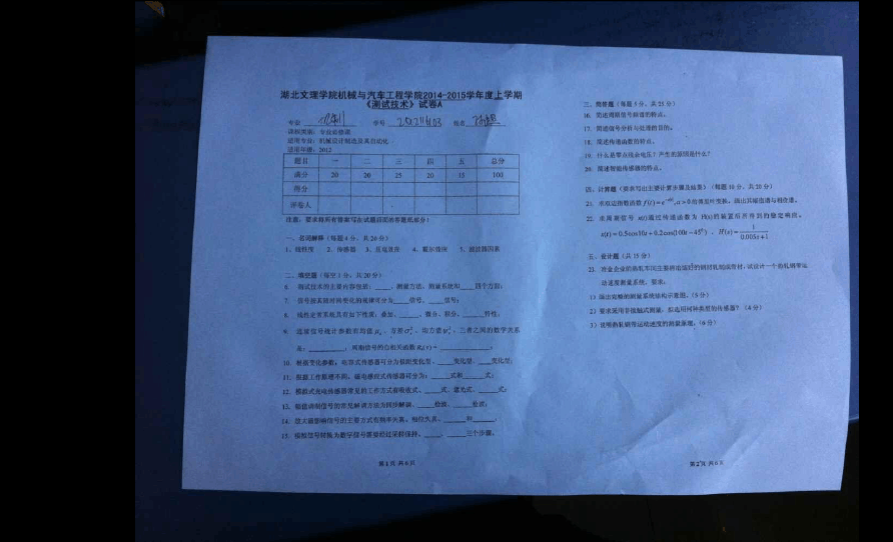
#> input picture opencv/py/test1.jpg, 893 x 542 px
$ python clipper.py
#> lines starting #> are read from the running program, lines starting #| are printed output that depends on the picture; after the words box and inside, x2 and y2 are one past the last pixel; in counts of white or black regions, pixels touching at a corner belong together
#!/usr/bin/env python3
# -*- coding: utf-8 -*-
import cv2
import numpy as np
import time


# 固定尺寸
def resizeImg(image, height=900):
    h, w = image.shape[:2]
    pro = height / h
    size = (int(w * pro), int(height))
    img = cv2.resize(image, size)
    return img


# 边缘检测
def getCanny(image):
    # 高斯模糊
    binary = cv2.GaussianBlur(image, (3, 3), 2, 2)
    # 边缘检测
    binary = cv2.Canny(binary, 60, 240, apertureSize=3)
    # 膨胀操作，尽量使边缘闭合
    kernel = np.ones((3, 3), np.uint8)
    binary = cv2.dilate(binary, kernel, iterations=1)
    return binary


# 求出面积最大的轮廓
def findMaxContour(image):
    # 寻找边缘
    contours, _ = cv2.findContours(image, cv2.RETR_EXTERNAL, cv2.CHAIN_APPROX_NONE)
    # 计算面积
    max_area = 0.0
    max_contour = []
    for contour in contours:
        currentArea = cv2.contourArea(contour)
        if currentArea > max_area:
            max_area = currentArea
            max_contour = contour
    return max_contour, max_area


# 多边形拟合凸包的四个顶点
def getBoxPoint(contour):
    # 多边形拟合凸包
    hull = cv2.convexHull(contour)
    epsilon = 0.02 * cv2.arcLength(contour, True)
    approx = cv2.approxPolyDP(hull, epsilon, True)
    approx = approx.reshape((len(approx), 2))
    return approx


# 适配原四边形点集
def adaPoint(box, pro):
    box_pro = box
    if pro != 1.0:
        box_pro = box/pro
    box_pro = np.trunc(box_pro)
    return box_pro


# 四边形顶点排序，[top-left, top-right, bottom-right, bottom-left]
def orderPoints(pts):
    rect = np.zeros((4, 2), dtype="float32")
    s = pts.sum(axis=1)
    rect[0] = pts[np.argmin(s)]
    rect[2] = pts[np.argmax(s)]
    diff = np.diff(pts, axis=1)
    rect[1] = pts[np.argmin(diff)]
    rect[3] = pts[np.argmax(diff)]
    return rect


# 计算长宽
def pointDistance(a, b):
    return int(np.sqrt(np.sum(np.square(a - b))))


# 透视变换
def warpImage(image, box):
    w, h = pointDistance(box[0], box[1]), \
           pointDistance(box[1], box[2])
    dst_rect = np.array([[0, 0],
                         [w - 1, 0],
                         [w - 1, h - 1],
                         [0, h - 1]], dtype='float32')
    M = cv2.getPerspectiveTransform(box, dst_rect)
    warped = cv2.warpPerspective(image, M, (w, h))
    return warped


if __name__ == '__main__':
    start = time.time()
    path = './test1.jpg'
    outpath = './result.jpg'
    image = cv2.imread(path)
#> image is the input picture: shape (542, 893, 3); mean B, G, R 120.7, 82.6, 61
    ratio = 900 / image.shape[0]
#> ratio = 1.66
    img = resizeImg(image)
    binary_img = getCanny(img)
#> in getCanny, `binary = cv2.Canny(binary, 60, 240, apertureSize=3)`:
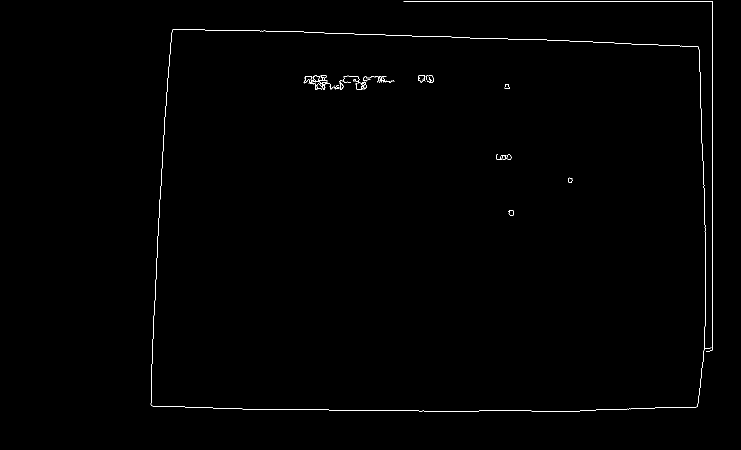
#> binary: shape (900, 1482) (shown at 1/2 size); 0.45% white in thin lines or dots, all inside (x1, y1, x2, y2) = (301, 2, 1426, 823)
#> in getCanny, `binary = cv2.dilate(binary, kernel, iterations=1)`:
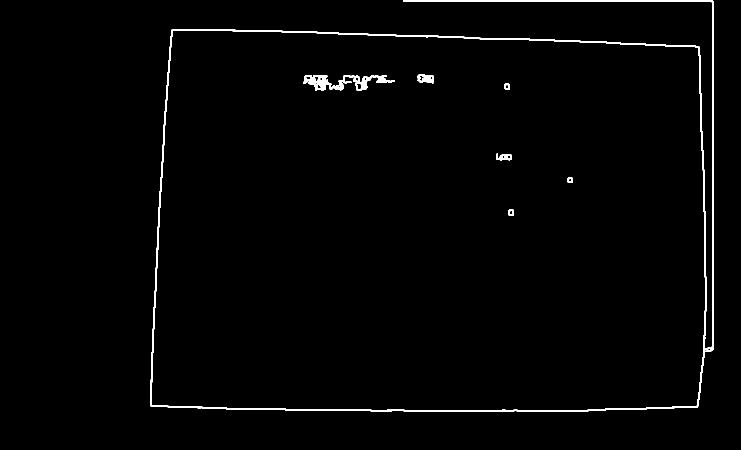
#> binary: shape (900, 1482) (shown at 1/2 size); 1.4% white; 7 white regions
    max_contour, max_area = findMaxContour(binary_img)
#> in findMaxContour, `contours, _ = cv2.findContours(image, cv2.RETR_EXTERNAL, cv2.CHAIN_APP..`: contours = 1 contour; box (x1, y1, x2, y2) and area: (300, 1, 1427, 824) 816448
#> the loop in findMaxContour, `for contour in contours:` made 1 pass
#> (currentArea, max_area) on pass 1: (816448, 816448)
#> after the loop in findMaxContour, `for contour in contours:`: max_area = 816448; max_contour = contour of 6302 points, box (x1, y1, x2, y2) (300, 1, 1427, 824), area 816448
#> max_area = 816448
    boxes = getBoxPoint(max_contour)
#> in getBoxPoint, `hull = cv2.convexHull(contour)`: hull = contour of 30 points, box (x1, y1, x2, y2) (300, 1, 1427, 824), area 891815
#> in getBoxPoint, `epsilon = 0.02 * cv2.arcLength(contour, True)`: epsilon = 127.4
#> in getBoxPoint, `approx = cv2.approxPolyDP(hull, epsilon, True)`: approx = [[1426, 2], [1395, 814], [301, 812], [344, 58]]
#> boxes = [[1426, 2], [1395, 814], [301, 812], [344, 58]]
    boxes = adaPoint(boxes, ratio)
#> in adaPoint, `box_pro = box/pro`: box_pro = [[858.8, 1.2], [840.1, 490.2], [181.3, 489], [207.2, 34.93]]
#> in adaPoint, `box_pro = np.trunc(box_pro)`: box_pro = [[858, 1], [840, 490], [181, 489], [207, 34]]
#> boxes = [[858, 1], [840, 490], [181, 489], [207, 34]]
    boxes = orderPoints(boxes)
#> in orderPoints, `s = pts.sum(axis=1)`: s = [859, 1330, 670, 241]
#> in orderPoints, `diff = np.diff(pts, axis=1)`: diff = [-857, -350, 308, -173]
#> boxes = [[207, 34], [858, 1], [840, 490], [181, 489]]
    # 透视变化
    warped = warpImage(image, boxes)
#> in warpImage, `w, h = pointDistance(box[0], box[1]), \ pointDistance(box[1], box[2])`: w = 651; h = 489
#> in warpImage, `dst_rect = np.array([[0, 0], [w - 1, 0], [w - 1, h - 1], [0, h - 1]], ..`: dst_rect = [[0, 0], [650, 0], [650, 488], [0, 488]]
#> in warpImage, `M = cv2.getPerspectiveTransform(box, dst_rect)`: M = [[1.1, 0.0631, -230.7], [0.0567, 1.12, -49.81], [0.00012, 3.89e-05, 1]]
#> in warpImage, `warped = cv2.warpPerspective(image, M, (w, h))`:
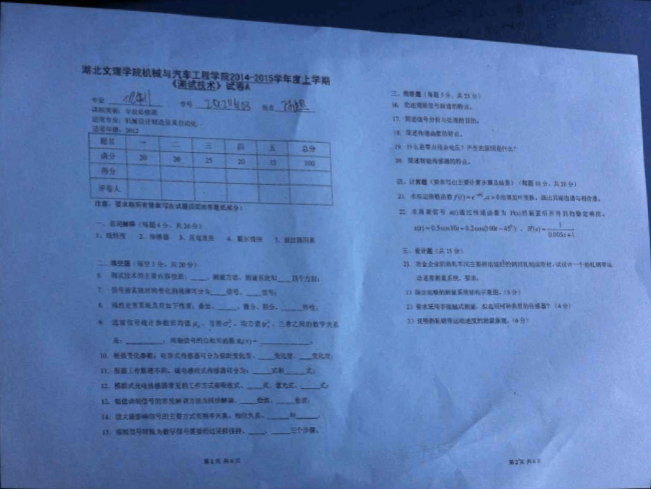
#> warped: shape (489, 651, 3); mean B, G, R 177.9, 122.5, 90.8
    cv2.imshow('warpImage', warped)
    cv2.imwrite(outpath, warped)
    end = time.time()
    print("运行时间:%.2f秒"%(end-start))
    cv2.waitKey(0)
